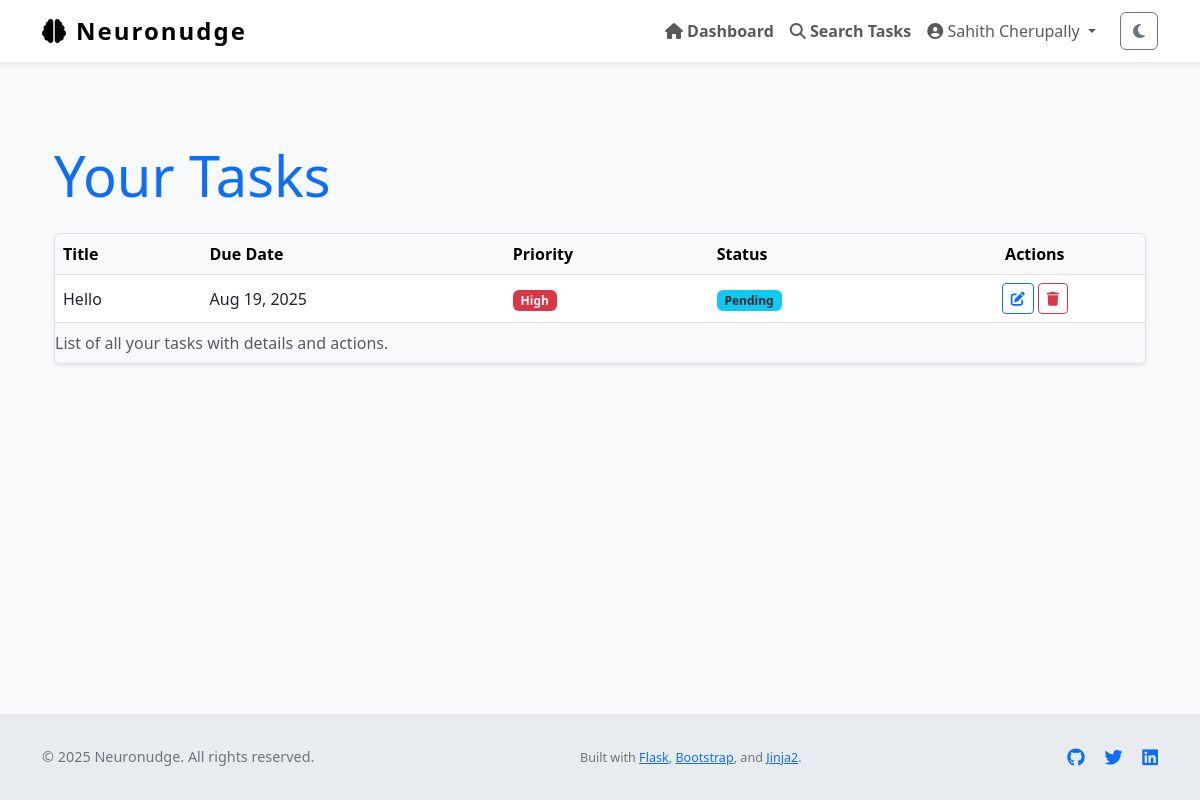
/tasks (signed in), run on an earlier commit of the app's database.
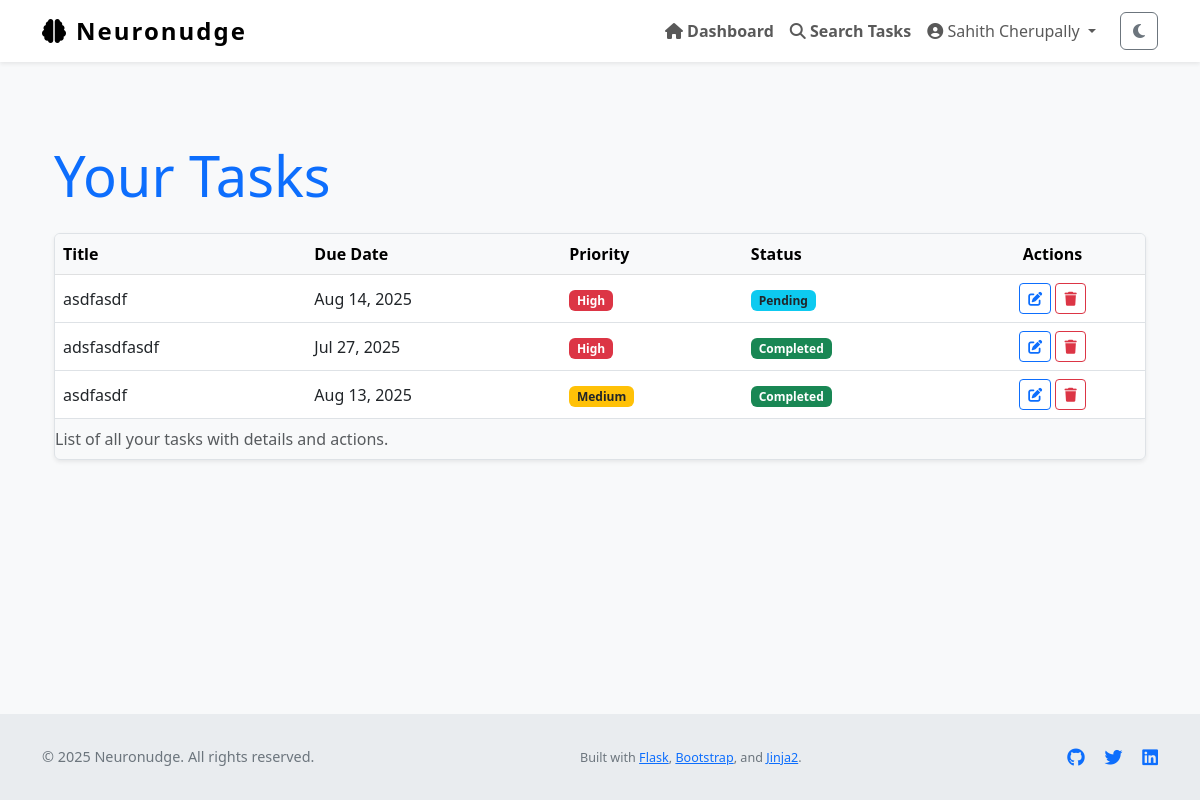
And on a later commit of the database.
### Neuronudge/models.py (models this page shows, shortened)
class Task(db.Model):
    id = db.Column(db.Integer, primary_key=True)
    title = db.Column(db.String(255), nullable=False)
    description = db.Column(db.Text)
    due_date = db.Column(db.DateTime)
    completed = db.Column(db.Boolean, default=False)
    priority = db.Column(db.Integer, default=3)         # 1 = high, 2 = med, 3 = low
    reminder_set = db.Column(db.Boolean, default=False)
    created_at = db.Column(db.DateTime, default=datetime.utcnow)
    updated_at = db.Column(db.DateTime, default=datetime.utcnow, onupdate=datetime.utcnow)
    user_id = db.Column(db.Integer, db.ForeignKey('user.id'), nullable=False)

### Neuronudge/views.py (the view)
@views.route('/tasks')
@login_required
def task_list():
    page = request.args.get('page', 1, type=int)
    tasks = Task.query.filter_by(user_id=current_user.id).paginate(page=page, per_page=10)
    return render_template('task_list.html', tasks=tasks)

### Neuronudge/__init__.py (called while the page is built)
def create_app():
    app = Flask(__name__)
    app.config['SECRET_KEY'] = os.environ.get("SECRET_KEY", "whatacoolsecretkey")
    app.config['SQLALCHEMY_DATABASE_URI'] = 'sqlite:///db.sqlite'
    app.config['SQLALCHEMY_TRACK_MODIFICATIONS'] = False
    db.init_app(app)
    migrate.init_app(app, db)
    login_manager.init_app(app)
    from . import models
    from .models import User
    login_manager.login_view = 'auth.login'
    login_manager.login_message_category = "info"
    @login_manager.user_loader
    def load_user(user_id):
        return User.query.get(int(user_id))
    from .views import views
    from .auth import auth
    app.register_blueprint(views, url_prefix='/')
    app.register_blueprint(auth, url_prefix='/auth')
    with app.app_context():
        db.create_all()
    return app

### Neuronudge/templates/task_list.html (shortened to what this page needs)
{% extends "layout.html" %}
{% block content %}
<section aria-labelledby="taskListHeading" class="my-5">
    <div class="container">
        <h1 id="taskListHeading" class="mb-4 display-4 text-primary">Your Tasks</h1>
        {% if tasks %}
        <div class="table-responsive shadow-sm rounded border">
            <table class="table table-hover align-middle mb-0" aria-describedby="taskListDesc">
                <caption id="taskListDesc">List of all your tasks with details and actions.</caption>
                <thead class="table-light">
                    <tr>
                        <th scope="col">Title</th>
                        <th scope="col">Due Date</th>
                        <th scope="col">Priority</th>
                        <th scope="col">Status</th>
                        <th scope="col" class="text-center">Actions</th>
                    </tr>
                </thead>
                <tbody>
                    {% for task in tasks %}
                    <tr>
                        <td>{{ task.title }}</td>
                        <td>{{ task.due_date.strftime('%b %d, %Y') if task.due_date else 'No due date' }}</td>
                        <td>
                            {% set ps = (task.priority ~ '')|lower %}
                            {% if ps in ['1', 'high'] %}
                                <span class="badge bg-danger">High</span>
                            {% elif ps in ['2', 'medium'] %}
                                <span class="badge bg-warning text-dark">Medium</span>
                            {% elif ps in ['3', 'low'] %}
                                <span class="badge bg-secondary">Low</span>
                            {% else %}
                                <span class="badge bg-secondary">Low</span>
                            {% endif %}
                        </td>
                        <td>
                            {% if task.completed %}
                                <span class="badge bg-success">Completed</span>
                            {% else %}
                                <span class="badge bg-info text-dark">Pending</span>
                            {% endif %}
                        </td>
                        <td class="text-center">
                            <a href="{{ url_for('views.edit_task', id=task.id) }}" class="btn btn-sm btn-outline-primary" aria-label="Edit task {{ task.title }}">
                                <i class="fa-solid fa-pen-to-square"></i>
                            </a>
                            <button type="button" class="btn btn-sm btn-outline-danger btn-delete-task" data-task-id="{{ task.id }}" aria-label="Delete task {{ task.title }}">
                                <i class="fa-solid fa-trash"></i>
                            </button>
                        </td>
                    </tr>
                    {% endfor %}
                </tbody>
            </table>
        </div>
        {% else %}
        <p class="text-muted text-center fs-5">You have no tasks yet. <a href="{{ url_for('views.create_task') }}">Create your first task now.</a></p>
        {% endif %}
    </div>
</section>
{% endblock %}

What changed in the data, as far as the page shows it:
removed Task: title "Hello", due_date "Aug 19, 2025", shows "High", completed "Pending"
added Task: title "asdfasdf", due_date "Aug 14, 2025", shows "High", completed "Pending"
now on this page (row edited): Task: title "adsfasdfasdf", due_date "Jul 27, 2025", shows "High", completed "Completed"
added Task: title "asdfasdf", due_date "Aug 13, 2025", shows "Medium", completed "Completed"
